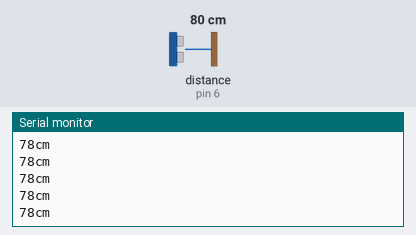
The sketch below on a simulated Arduino Uno, built with avr-gcc and run on an emulated ATmega328P. Shown: the last lines printed to the serial monitor. Wiring (inferred from the names in the program): ultrasonic range finder: trigger pin 7; echo pin 6. The inputs (shaded band) are chosen by the test bench; at power-on: distance to the obstacle (sensor on pin 6) 80 cm. The echo pulse lasts 58.3 µs per cm.

Above: at 1.2 s.
1.3 s: distance to the obstacle (sensor on pin 6) set to 60 cm
At 1.6 s:
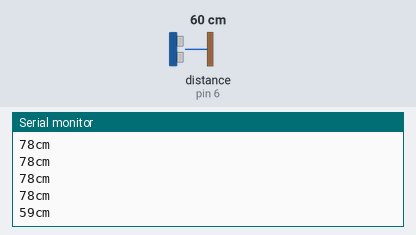
4.3 s: distance to the obstacle (sensor on pin 6) set to 2 cm
At 4.46 s:
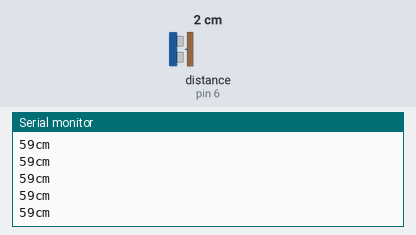
Timing chart, 0 to 7.3 s (numbered marks = the images above; inputs shaded):
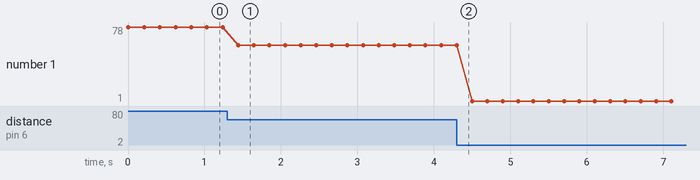

The sketch:

HC-SR04.ino
```cpp
const int trig = 7;
const int echo = 6;

void setup() {
  // put your setup code here, to run once:
  pinMode(trig,OUTPUT);
  pinMode(echo,INPUT);
  Serial.begin(9600);
}

void loop() {
  unsigned long duration ;
  int distance;
  digitalWrite(trig,LOW);
  delayMicroseconds(2);
  digitalWrite(trig,HIGH);
  delayMicroseconds(5);
  digitalWrite(trig,LOW);
  duration = pulseIn(echo,HIGH);
  distance = (int)(duration/58.824);
  Serial.print(distance);
  Serial.println("cm");
  delay(200);
}
```

Measured:
- after the input at 1.3 s, the serial monitor: prints a new line after 0.14 s (image 1)
- plotted number 1: 78 → 59 after the input at 1.3 s, 59 → 1 after the input at 4.3 s
